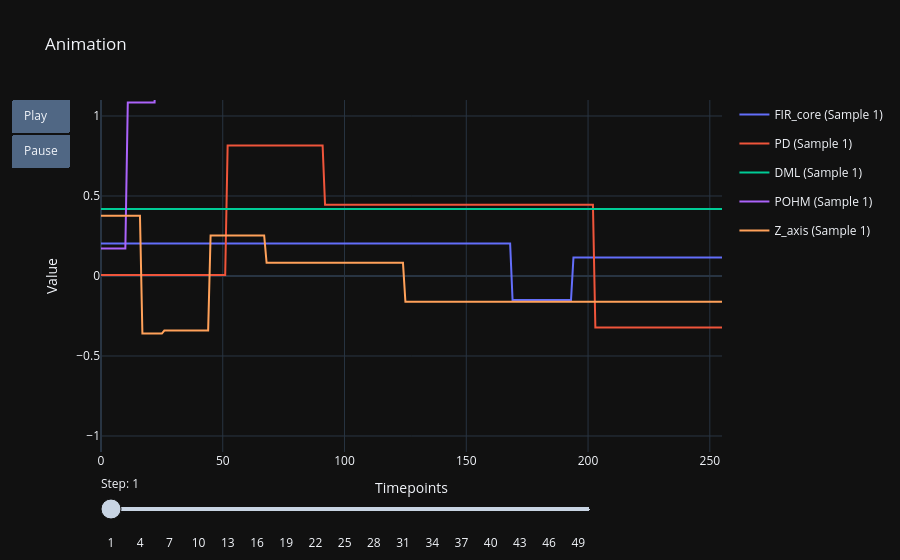

Notebook cell for this chart:
### Markdown cell above
# Plot evaluations

### Code cell
from src.plotters.plot_animations import animated_trajectory_plotly

animated_trajectory_plotly(**evaluation_output, title_base="Animation")

### Figure 1 — Plotly figure (JSON) as saved in the notebook; plotly's stock layout.template omitted (floating-point values rounded to 4 significant figures; data arrays with more than 128 entries replaced by an {"elided": "..."} marker saying what was removed)
{"data": [{"legendgroup": "Sample 1 - FIR_core", "line": {"color": "#636EFA", "width": 2}, "mode": "lines", "name": "FIR_core (Sample 1)", "type": "scatter", "x": {"elided": "256 int values"}, "y": {"elided": "256 float values"}}, {"legendgroup": "Sample 1 - PD", "line": {"color": "#EF553B", "width": 2}, "mode": "lines", "name": "PD (Sample 1)", "type": "scatter", "x": {"elided": "256 int values"}, "y": {"elided": "256 float values"}}, {"legendgroup": "Sample 1 - DML", "line": {"color": "#00CC96", "width": 2}, "mode": "lines", "name": "DML (Sample 1)", "type": "scatter", "x": {"elided": "256 int values"}, "y": {"elided": "256 float values"}}, {"legendgroup": "Sample 1 - POHM", "line": {"color": "#AB63FA", "width": 2}, "mode": "lines", "name": "POHM (Sample 1)", "type": "scatter", "x": {"elided": "256 int values"}, "y": {"elided": "256 float values"}}, {"legendgroup": "Sample 1 - Z_axis", "line": {"color": "#FFA15A", "width": 2}, "mode": "lines", "name": "Z_axis (Sample 1)", "type": "scatter", "x": {"elided": "256 int values"}, "y": {"elided": "256 float values"}}], "layout": {"sliders": [{"active": 0, "currentvalue": {"font": {"size": 12}, "prefix": "Step: ", "visible": true, "xanchor": "left"}, "len": 0.8, "steps": [{"args": [["Step 0"], {"frame": {"duration": 500, "redraw": false}, "mode": "immediate"}], "label": "1", "method": "animate"}, {"args": [["Step 1"], {"frame": {"duration": 500, "redraw": false}, "mode": "immediate"}], "label": "2", "method": "animate"}, {"args": [["Step 2"], {"frame": {"duration": 500, "redraw": false}, "mode": "immediate"}], "label": "3", "method": "animate"}, {"args": [["Step 3"], {"frame": {"duration": 500, "redraw": false}, "mode": "immediate"}], "label": "4", "method": "animate"}, {"args": [["Step 4"], {"frame": {"duration": 500, "redraw": false}, "mode": "immediate"}], "label": "5", "method": "animate"}, {"args": [["Step 5"], {"frame": {"duration": 500, "redraw": false}, "mode": "immediate"}], "label": "6", "method": "animate"}, {"args": [["Step 6"], {"frame": {"duration": 500, "redraw": false}, "mode": "immediate"}], "label": "7", "method": "animate"}, {"args": [["Step 7"], {"frame": {"duration": 500, "redraw": false}, "mode": "immediate"}], "label": "8", "method": "animate"}, {"args": [["Step 8"], {"frame": {"duration": 500, "redraw": false}, "mode": "immediate"}], "label": "9", "method": "animate"}, {"args": [["Step 9"], {"frame": {"duration": 500, "redraw": false}, "mode": "immediate"}], "label": "10", "method": "animate"}, {"args": [["Step 10"], {"frame": {"duration": 500, "redraw": false}, "mode": "immediate"}], "label": "11", "method": "animate"}, {"args": [["Step 11"], {"frame": {"duration": 500, "redraw": false}, "mode": "immediate"}], "label": "12", "method": "animate"}, {"args": [["Step 12"], {"frame": {"duration": 500, "redraw": false}, "mode": "immediate"}], "label": "13", "method": "animate"}, {"args": [["Step 13"], {"frame": {"duration": 500, "redraw": false}, "mode": "immediate"}], "label": "14", "method": "animate"}, {"args": [["Step 14"], {"frame": {"duration": 500, "redraw": false}, "mode": "immediate"}], "label": "15", "method": "animate"}, {"args": [["Step 15"], {"frame": {"duration": 500, "redraw": false}, "mode": "immediate"}], "label": "16", "method": "animate"}, {"args": [["Step 16"], {"frame": {"duration": 500, "redraw": false}, "mode": "immediate"}], "label": "17", "method": "animate"}, {"args": [["Step 17"], {"frame": {"duration": 500, "redraw": false}, "mode": "immediate"}], "label": "18", "method": "animate"}, {"args": [["Step 18"], {"frame": {"duration": 500, "redraw": false}, "mode": "immediate"}], "label": "19", "method": "animate"}, {"args": [["Step 19"], {"frame": {"duration": 500, "redraw": false}, "mode": "immediate"}], "label": "20", "method": "animate"}, {"args": [["Step 20"], {"frame": {"duration": 500, "redraw": false}, "mode": "immediate"}], "label": "21", "method": "animate"}, {"args": [["Step 21"], {"frame": {"duration": 500, "redraw": false}, "mode": "immediate"}], "label": "22", "method": "animate"}, {"args": [["Step 22"], {"frame": {"duration": 500, "redraw": false}, "mode": "immediate"}], "label": "23", "method": "animate"}, {"args": [["Step 23"], {"frame": {"duration": 500, "redraw": false}, "mode": "immediate"}], "label": "24", "method": "animate"}, {"args": [["Step 24"], {"frame": {"duration": 500, "redraw": false}, "mode": "immediate"}], "label": "25", "method": "animate"}, {"args": [["Step 25"], {"frame": {"duration": 500, "redraw": false}, "mode": "immediate"}], "label": "26", "method": "animate"}, {"args": [["Step 26"], {"frame": {"duration": 500, "redraw": false}, "mode": "immediate"}], "label": "27", "method": "animate"}, {"args": [["Step 27"], {"frame": {"duration": 500, "redraw": false}, "mode": "immediate"}], "label": "28", "method": "animate"}, {"args": [["Step 28"], {"frame": {"duration": 500, "redraw": false}, "mode": "immediate"}], "label": "29", "method": "animate"}, {"args": [["Step 29"], {"frame": {"duration": 500, "redraw": false}, "mode": "immediate"}], "label": "30", "method": "animate"}, {"args": [["Step 30"], {"frame": {"duration": 500, "redraw": false}, "mode": "immediate"}], "label": "31", "method": "animate"}, {"args": [["Step 31"], {"frame": {"duration": 500, "redraw": false}, "mode": "immediate"}], "label": "32", "method": "animate"}, {"args": [["Step 32"], {"frame": {"duration": 500, "redraw": false}, "mode": "immediate"}], "label": "33", "method": "animate"}, {"args": [["Step 33"], {"frame": {"duration": 500, "redraw": false}, "mode": "immediate"}], "label": "34", "method": "animate"}, {"args": [["Step 34"], {"frame": {"duration": 500, "redraw": false}, "mode": "immediate"}], "label": "35", "method": "animate"}, {"args": [["Step 35"], {"frame": {"duration": 500, "redraw": false}, "mode": "immediate"}], "label": "36", "method": "animate"}, {"args": [["Step 36"], {"frame": {"duration": 500, "redraw": false}, "mode": "immediate"}], "label": "37", "method": "animate"}, {"args": [["Step 37"], {"frame": {"duration": 500, "redraw": false}, "mode": "immediate"}], "label": "38", "method": "animate"}, {"args": [["Step 38"], {"frame": {"duration": 500, "redraw": false}, "mode": "immediate"}], "label": "39", "method": "animate"}, {"args": [["Step 39"], {"frame": {"duration": 500, "redraw": false}, "mode": "immediate"}], "label": "40", "method": "animate"}, {"args": [["Step 40"], {"frame": {"duration": 500, "redraw": false}, "mode": "immediate"}], "label": "41", "method": "animate"}, {"args": [["Step 41"], {"frame": {"duration": 500, "redraw": false}, "mode": "immediate"}], "label": "42", "method": "animate"}, {"args": [["Step 42"], {"frame": {"duration": 500, "redraw": false}, "mode": "immediate"}], "label": "43", "method": "animate"}, {"args": [["Step 43"], {"frame": {"duration": 500, "redraw": false}, "mode": "immediate"}], "label": "44", "method": "animate"}, {"args": [["Step 44"], {"frame": {"duration": 500, "redraw": false}, "mode": "immediate"}], "label": "45", "method": "animate"}, {"args": [["Step 45"], {"frame": {"duration": 500, "redraw": false}, "mode": "immediate"}], "label": "46", "method": "animate"}, {"args": [["Step 46"], {"frame": {"duration": 500, "redraw": false}, "mode": "immediate"}], "label": "47", "method": "animate"}, {"args": [["Step 47"], {"frame": {"duration": 500, "redraw": false}, "mode": "immediate"}], "label": "48", "method": "animate"}, {"args": [["Step 48"], {"frame": {"duration": 500, "redraw": false}, "mode": "immediate"}], "label": "49", "method": "animate"}, {"args": [["Step 49"], {"frame": {"duration": 500, "redraw": false}, "mode": "immediate"}], "label": "50", "method": "animate"}], "transition": {"duration": 100}, "x": 0, "y": 0}], "title": {"text": "Animation"}, "updatemenus": [{"buttons": [{"args": [null, {"frame": {"duration": 500, "redraw": false}, "fromcurrent": true}], "label": "Play", "method": "animate"}, {"args": [[null], {"frame": {"duration": 0, "redraw": false}, "mode": "immediate"}], "label": "Pause", "method": "animate"}], "showactive": false, "type": "buttons"}], "xaxis": {"range": [0, 255], "title": {"text": "Timepoints"}}, "yaxis": {"range": [-1.1, 1.1], "title": {"text": "Value"}}}}
